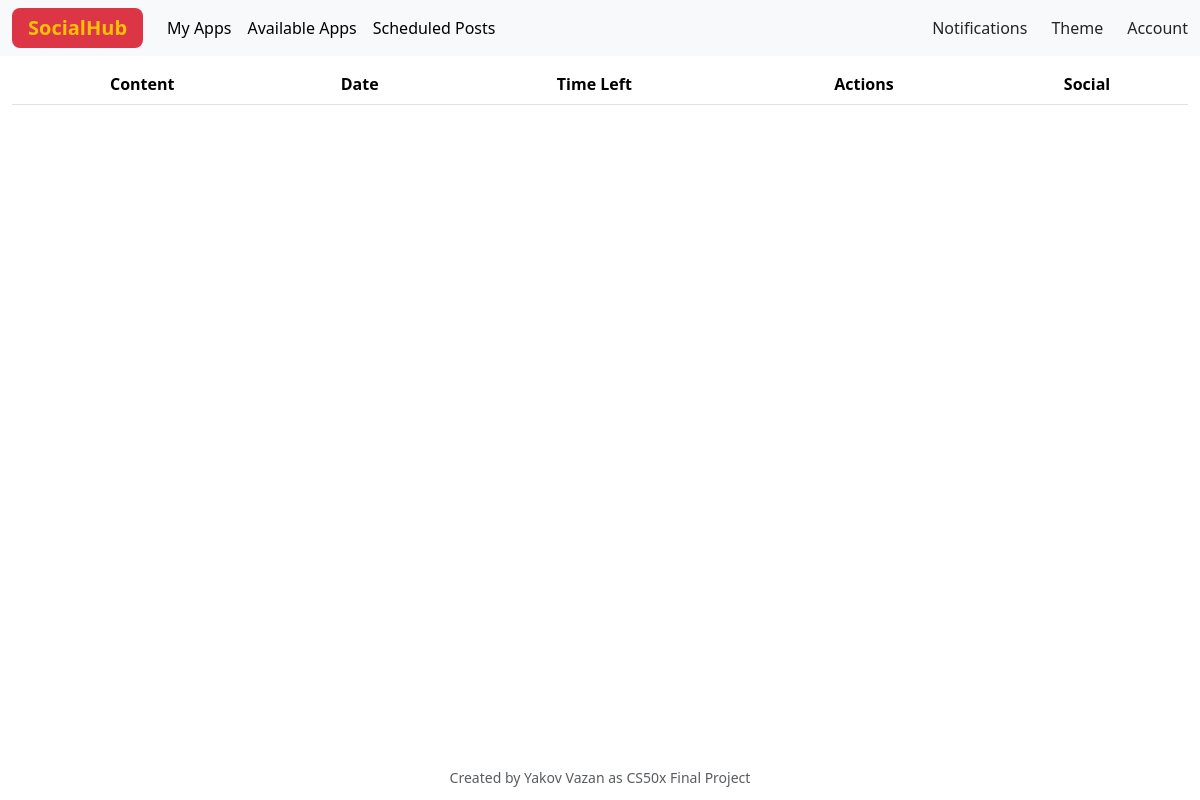
/scheduled_posts (signed in), run on an earlier commit of the app's database.
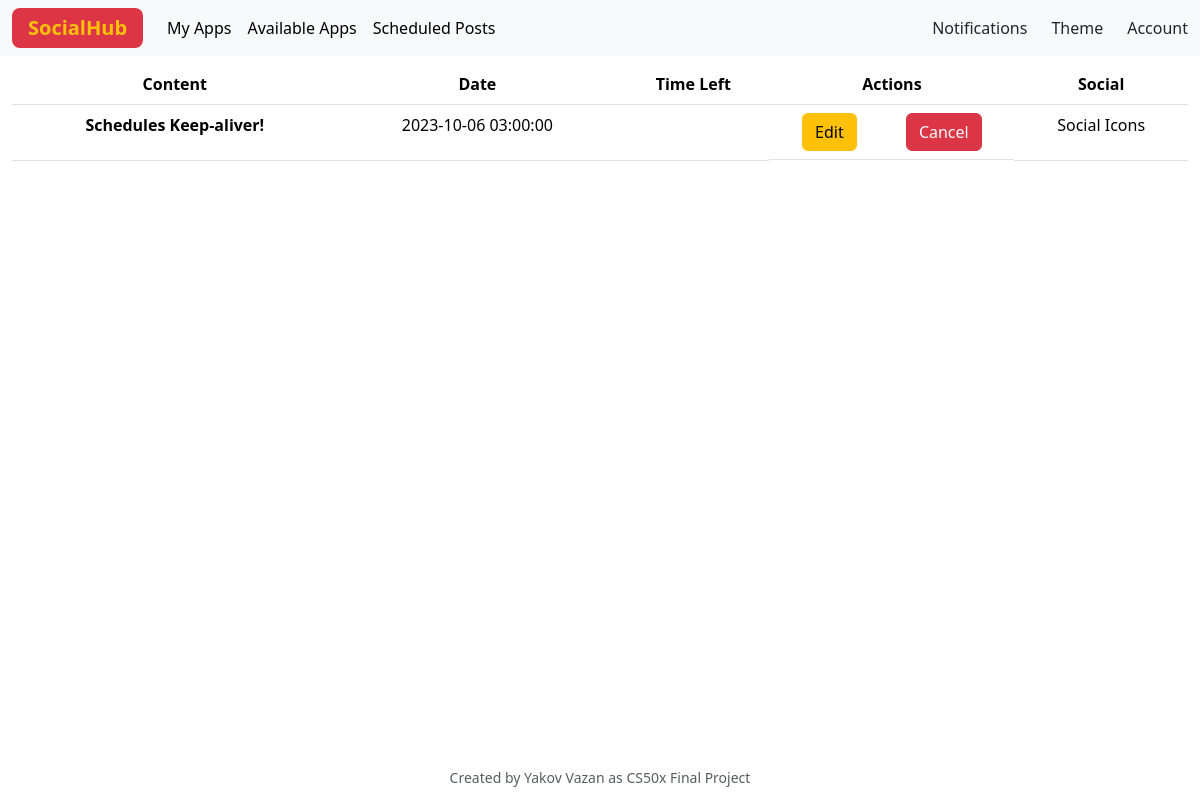
And on a later commit of the database.
### tables this page shows
CREATE TABLE scheduled_posts (
            id INTEGER PRIMARY KEY,
            content TEXT NOT NULL,
            scheduling_date DATE NOT NULL,
            execution_date DATE NOT NULL,
            user_id INTEGER REFERENCES users(id),
            social_id INTEGER REFERENCES social_media(id)
        );

### app.py (the view)
@app.route("/scheduled_posts")
def scheduled_posts():
    return render_template("scheduled_posts.html", posts=display_scheduled_posts())

### app.py (called while the page is built)
@app.after_request
def after_request(response):
    response.headers["Cache-Control"] = "no-cache, no-store, must-revalidate"
    response.headers["Expires"] = 0
    response.headers["Pragma"] = "no-cache"
    return response

def get_db_connection():
    return sqlite3.connect(db_path)

def display_scheduled_posts():
    conn = get_db_connection()
    conn.row_factory = sqlite3.Row
    cursor = conn.cursor()
    schedule_posts_details = cursor.execute(
        "SELECT * FROM scheduled_posts WHERE user_id = ?", (session["user_id"], )).fetchall()
    user_scheduled_posts = [dict(single_post)
                            for single_post in schedule_posts_details]
    conn.close()
    return user_scheduled_posts

### templates/scheduled_posts.html (shortened to what this page needs)
{% extends "main_layout.html" %}
{% block main %}
<div id="scheduleds-page">
    <div class="container-fluid p-0">
        <table class="table">
            <thead>
                <tr>
                    <th scope="col">Content</th>
                    <th scope="col">Date</th>
                    <th scope="col">Time Left</th>
                    <th scope="col">Actions</th>
                    <th scope="col">Social</th>
                </tr>
            </thead>
            <tbody>
                {% for post in posts %}
                <tr post-id="{{post['id']}}">
                    <td><strong>{{post["content"]}}</strong></td>
                    <td>{{post["execution_date"]}}</td>
                    <td class="time_left"></td>
                    <td class="d-flex justify-content-around">
                        <button class="btn btn-warning edit-button" data-bs-toggle="modal"
                            data-bs-target="#editsModal">Edit</button>
                        <button class="btn btn-danger cancel-button">Cancel</button>
                    </td>
                    <td>Social Icons</td>
                </tr>
                {% endfor %}
            </tbody>
        </table>
    </div>
</div>
{% endblock %}

### templates/main_layout.html (shortened to what this page needs)
<!DOCTYPE html>
<html lang="en" data-bs-theme="">
<head>
  <link rel="stylesheet" href="../static/css/styles.css">
  <link href="https://cdn.jsdelivr.net/npm/bootstrap@5.3.1/dist/css/bootstrap.min.css" rel="stylesheet"
 />
</head>
<body>
  <header>
    <nav class="navbar navbar-expand-lg bg-body-tertiary fixed-top">
      <div class="container-fluid d-flex justify-content-between">
        <div class="d-flex align-items-center">
          <a class="navbar-brand bg-danger rounded-3 px-3 fw-bolder text-warning" href="/">SocialHub</a>
          {% if session["user_id"] %}
          <div class="dropdown d-none d-lg-block">
            <ul class="navbar-nav me-auto mb-2 mb-lg-0">
              <li class="nav-item">
                <a class="nav-link active" href="/my_apps">My Apps</a>
              </li>
              <li class="nav-item">
                <a class="nav-link active" href="/available_apps">Available Apps</a>
              </li>
              <li class="nav-item schedule_area">
                <a class="nav-link active" href="/scheduled_posts">Scheduled Posts</a>
              </li>
            </ul>
          </div>
          {% endif %}
        </div>
        <div class="d-flex align-items-center">
          {% if session["user_id"] %}
          <div style="position: relative;">
            <sapn data-bs-toggle="modal" role="button" data-bs-target="#notificationsModal"
              class="nav-link active d-none d-lg-block">
              Notifications
            </sapn>
          </div>
          {% endif %}
          <div class="ps-4 dropdown">
            <span class="d-none d-lg-block" role="button" data-bs-toggle="dropdown" aria-expanded="false">
              Theme
            </span>
          </div>
          <div class="ps-4 dropdown">
            <span class="d-none d-lg-block" role="button" data-bs-toggle="dropdown" aria-expanded="false">
              Account
            </span>
          </div>
        </div>
    </nav>
  </header>
  <main class="container-fluid pt-3 mt-5 text-center">
    {% block main %}{% endblock %}
  </main>
  <footer class="small text-center text-muted">
    Created by Yakov Vazan as CS50x Final Project
  </footer>
</body>
</html>

### static/css/styles.css (style rules this page uses)
body { display: flex; flex-direction: column; height: 100vh; min-height: fit-content; }
main { margin: auto; display: flex; justify-content: center; flex: 1; }
footer { margin-top: 1%; padding: 1%; }
#scheduleds-page { width: 100%; }

What changed in the data, as far as the page shows it:
added scheduled_posts: content "Schedules Keep-aliver!", execution_date "2023-10-06 03:00:00"
